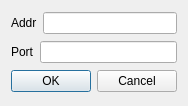
<?xml version="1.0" encoding="UTF-8"?>
<ui version="4.0">
 <class>DialogAddressInput</class>
 <widget class="QDialog" name="DialogAddressInput">
  <property name="geometry">
   <rect>
    <x>0</x>
    <y>0</y>
    <width>184</width>
    <height>106</height>
   </rect>
  </property>
  <property name="windowTitle">
   <string>Participate in CLUSTER</string>
  </property>
  <layout class="QVBoxLayout" name="verticalLayout">
   <item>
    <layout class="QHBoxLayout" name="horizontalLayout">
     <item>
      <widget class="QLabel" name="label_3">
       <property name="text">
        <string>Addr</string>
       </property>
      </widget>
     </item>
     <item>
      <widget class="QLineEdit" name="lineEdit_addr"/>
     </item>
    </layout>
   </item>
   <item>
    <layout class="QHBoxLayout" name="horizontalLayout_2">
     <item>
      <widget class="QLabel" name="label_4">
       <property name="text">
        <string>Port</string>
       </property>
      </widget>
     </item>
     <item>
      <widget class="QLineEdit" name="lineEdit_port"/>
     </item>
    </layout>
   </item>
   <item>
    <widget class="QDialogButtonBox" name="buttonBox">
     <property name="orientation">
      <enum>Qt::Horizontal</enum>
     </property>
     <property name="standardButtons">
      <set>QDialogButtonBox::Cancel|QDialogButtonBox::Ok</set>
     </property>
    </widget>
   </item>
  </layout>
 </widget>
 <resources/>
 <connections>
  <connection>
   <sender>buttonBox</sender>
   <signal>accepted()</signal>
   <receiver>DialogAddressInput</receiver>
   <slot>accept()</slot>
   <hints>
    <hint type="sourcelabel">
     <x>248</x>
     <y>254</y>
    </hint>
    <hint type="destinationlabel">
     <x>157</x>
     <y>274</y>
    </hint>
   </hints>
  </connection>
  <connection>
   <sender>buttonBox</sender>
   <signal>rejected()</signal>
   <receiver>DialogAddressInput</receiver>
   <slot>reject()</slot>
   <hints>
    <hint type="sourcelabel">
     <x>316</x>
     <y>260</y>
    </hint>
    <hint type="destinationlabel">
     <x>286</x>
     <y>274</y>
    </hint>
   </hints>
  </connection>
 </connections>
</ui>
